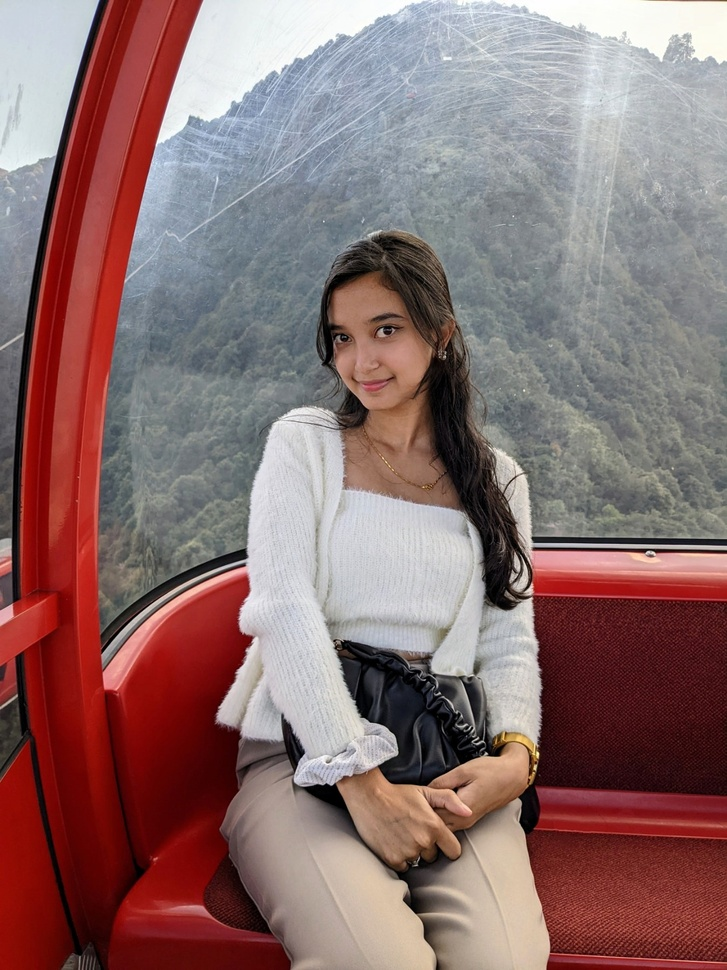
#> input picture DIP lab/selfimage.jpg, 727 x 970 px, shrunk from 1350 x 1800 before the run
$ python lab1.py
#> lines starting #> are read from the running program, lines starting #| are printed output that depends on the picture; after the words box and inside, x2 and y2 are one past the last pixel; in counts of white or black regions, pixels touching at a corner belong together
import cv2

# Load the image
image_path = 'selfimage.jpg'
image = cv2.imread(image_path)
#> image is the input picture: shape (970, 727, 3); mean B, G, R 109.3, 109.8, 138.9

# Convert the image to grayscale
gray_image = cv2.cvtColor(image, cv2.COLOR_BGR2GRAY)
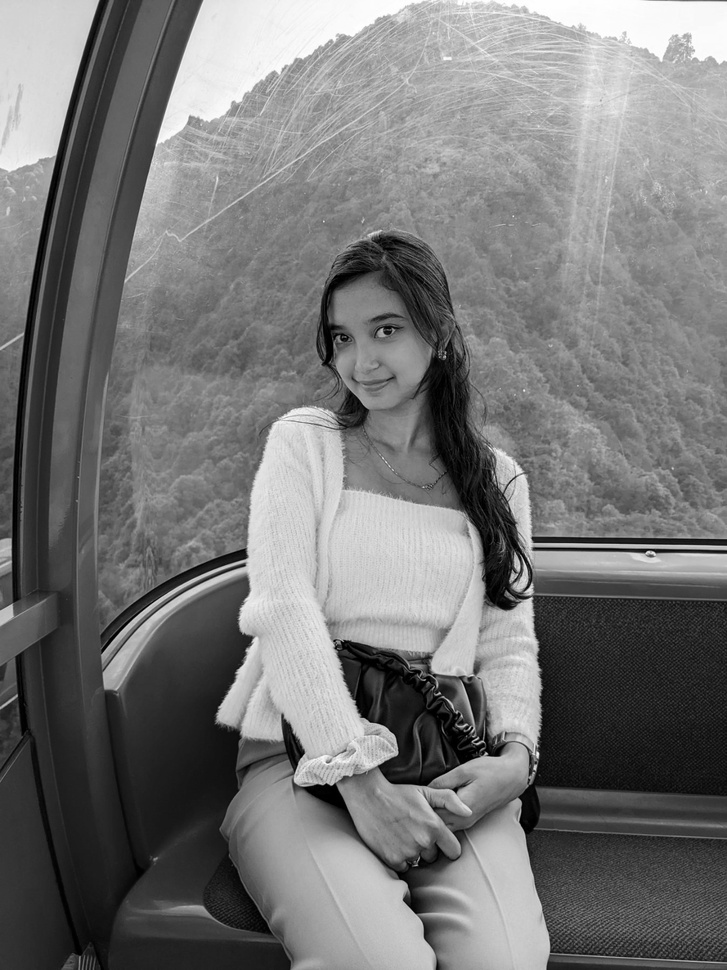
#> gray_image: shape (970, 727); min 0, max 255, mean 118.5

cv2.imwrite('gray_image.jpg', gray_image)

# Display the binary image
cv2.imshow('Gray Image', gray_image)

# Set a threshold value
threshold_value = 70  # Adjust this value based on your preference

# Apply thresholding to create a binary image
ret, binary_image = cv2.threshold(gray_image, threshold_value, 255, cv2.THRESH_BINARY)
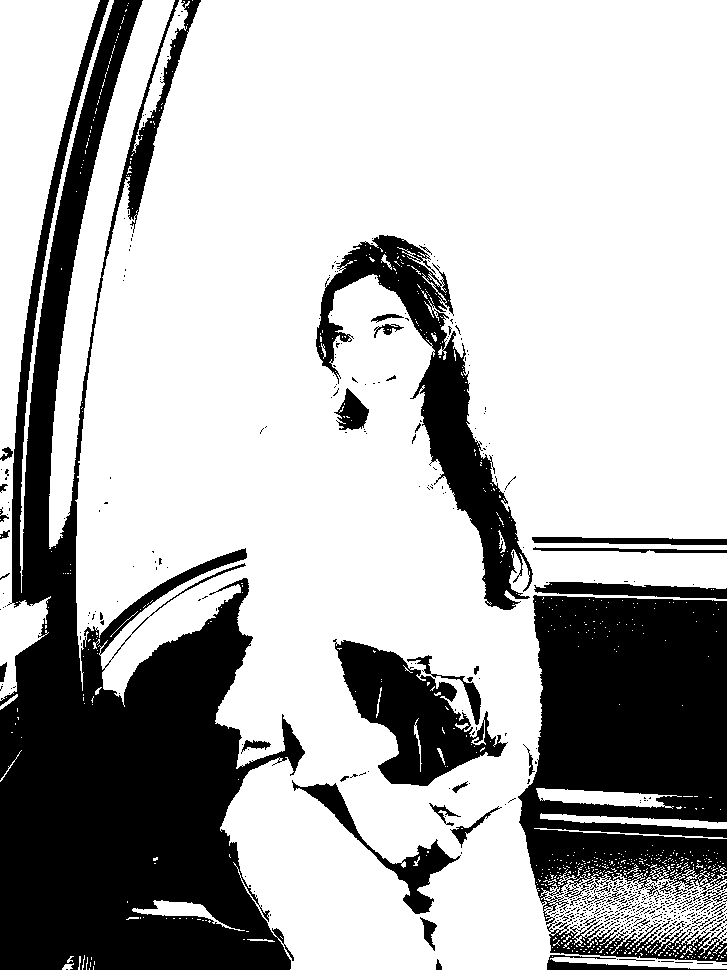
#> binary_image: shape (970, 727); 70.8% white; 591 black regions (539 under 20 px), largest, box (x1, y1, x2, y2) and area: (0, 0, 305, 970) 109381, (518, 595, 727, 962) 54130, (316, 235, 533, 610) 17336
#> ret = 70

# Invert the binary image (if desired)
# binary_image = cv2.bitwise_not(binary_image)

# Save the binary image
cv2.imwrite('binary_image1.jpg', binary_image)

# Display the binary image
cv2.imshow('Binary Image', binary_image)
cv2.waitKey(0)
cv2.destroyAllWindows()

$ run again, with DIP lab/cat.jpg copied over DIP lab/selfimage.jpg
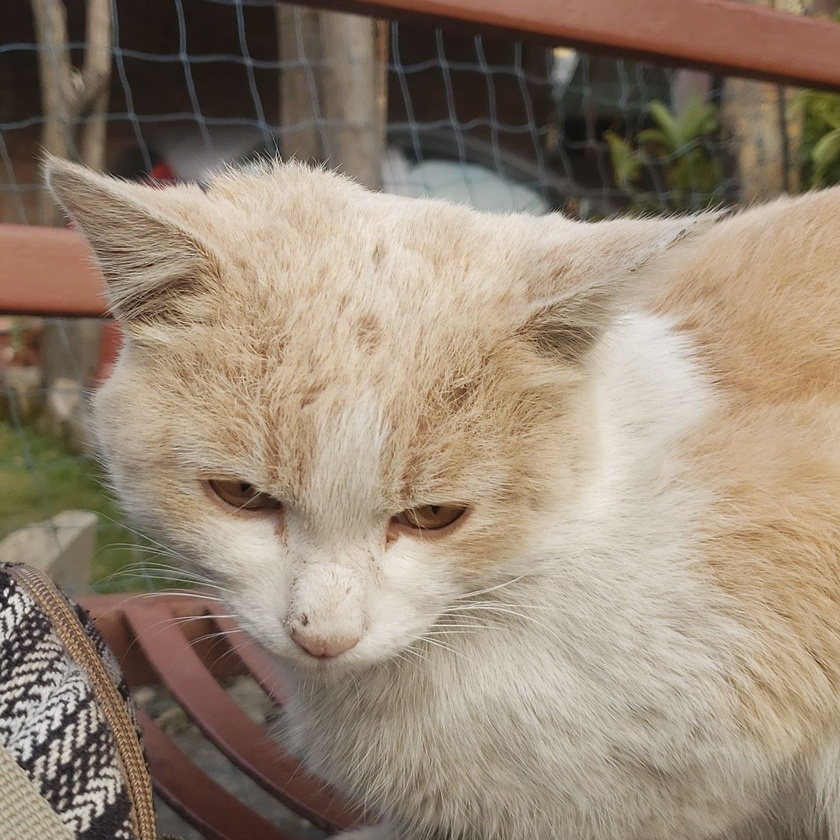
#> input picture DIP lab/cat.jpg, 840 x 840 px, shrunk from 1260 x 1260 before the run
#> image is the input picture: shape (840, 840, 3); mean B, G, R 115.5, 133.2, 149
#> `gray_image = cv2.cvtColor(image, cv2.COLOR_BGR2GRAY)`:
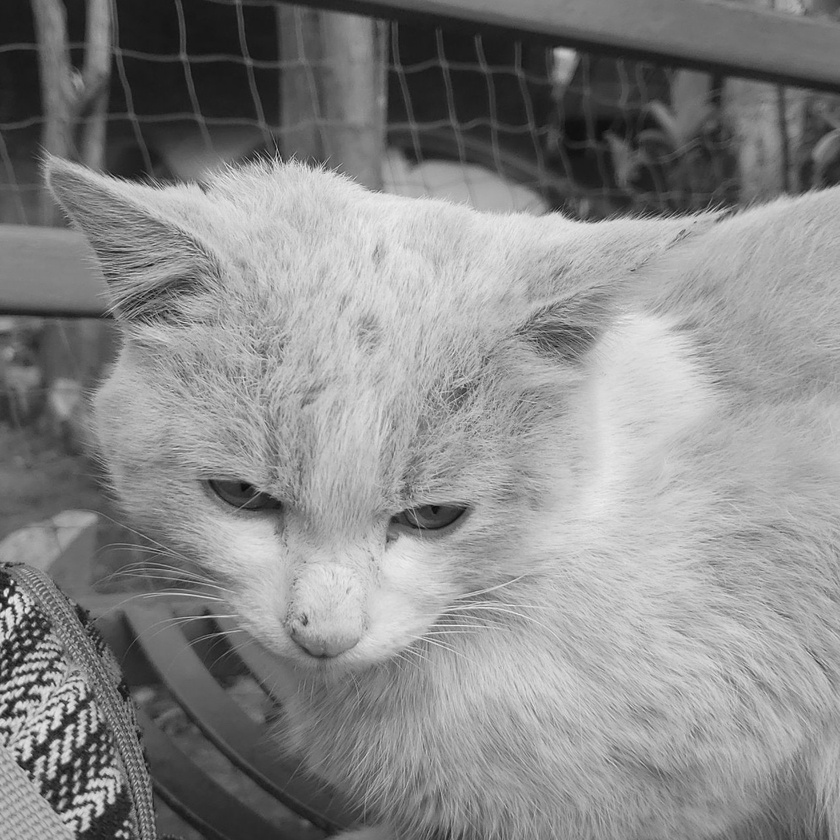
#> gray_image: shape (840, 840); min 6, max 243, mean 135.9
#> `ret, binary_image = cv2.threshold(gray_image, threshold_value, 255, cv..`:
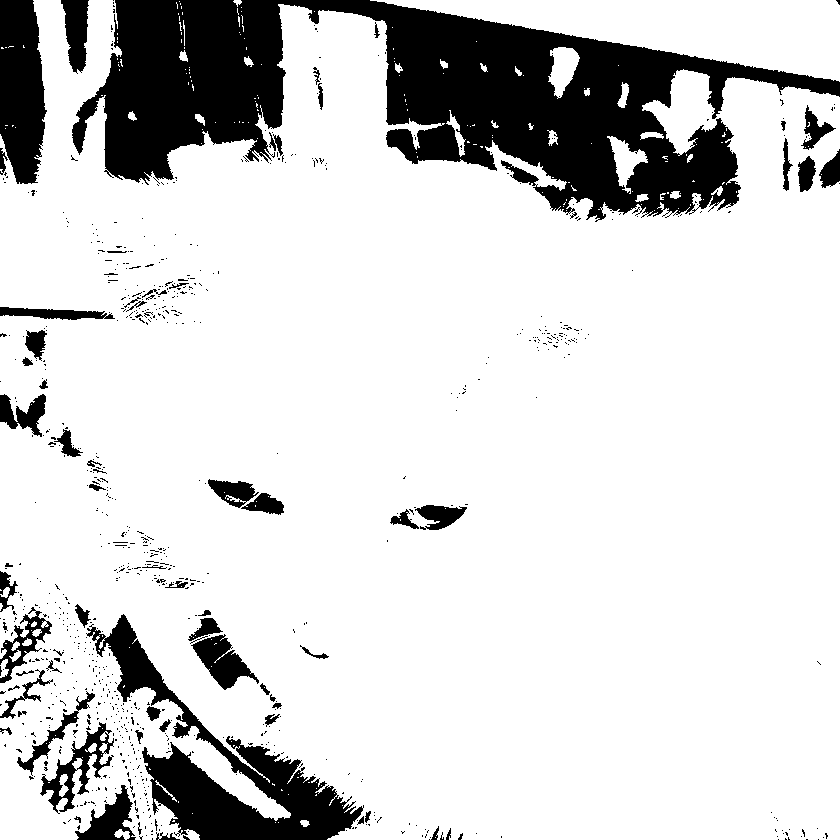
#> binary_image: shape (840, 840); 83.1% white; 849 black regions (780 under 20 px), largest, box (x1, y1, x2, y2) and area: (72, 0, 840, 222) 75493, (86, 614, 364, 840) 15855, (0, 0, 47, 184) 6948
#> ret = 70
